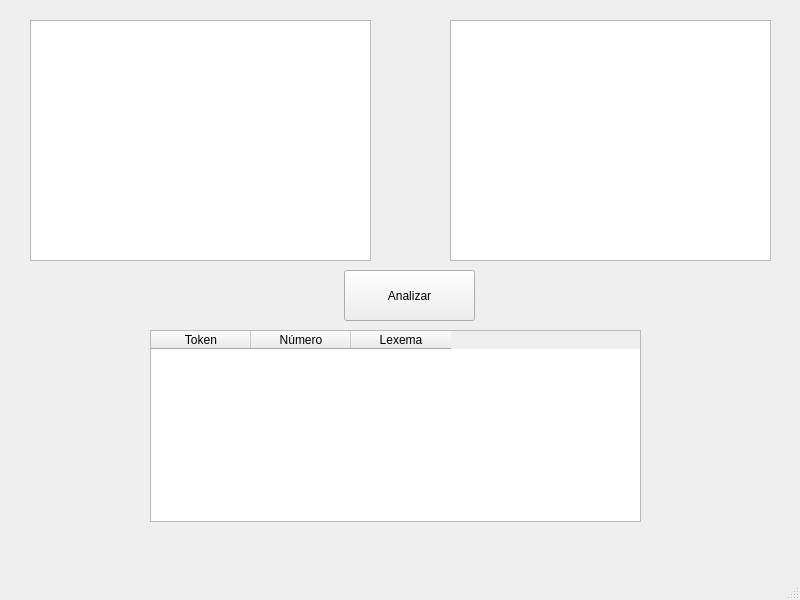
<?xml version="1.0" encoding="UTF-8"?>
<ui version="4.0">
 <class>MainWindow</class>
 <widget class="QMainWindow" name="MainWindow">
  <property name="enabled">
   <bool>true</bool>
  </property>
  <property name="geometry">
   <rect>
    <x>0</x>
    <y>0</y>
    <width>800</width>
    <height>600</height>
   </rect>
  </property>
  <property name="windowTitle">
   <string>Analizador Lexico</string>
  </property>
  <widget class="QWidget" name="centralwidget">
   <widget class="QTextEdit" name="textEdit">
    <property name="geometry">
     <rect>
      <x>30</x>
      <y>20</y>
      <width>341</width>
      <height>241</height>
     </rect>
    </property>
   </widget>
   <widget class="QTextEdit" name="textEdit_2">
    <property name="geometry">
     <rect>
      <x>450</x>
      <y>20</y>
      <width>321</width>
      <height>241</height>
     </rect>
    </property>
   </widget>
   <widget class="QPushButton" name="pushButton">
    <property name="geometry">
     <rect>
      <x>344</x>
      <y>270</y>
      <width>131</width>
      <height>51</height>
     </rect>
    </property>
    <property name="text">
     <string>Analizar</string>
    </property>
   </widget>
   <widget class="QTableWidget" name="tableWidget">
    <property name="geometry">
     <rect>
      <x>150</x>
      <y>330</y>
      <width>491</width>
      <height>192</height>
     </rect>
    </property>
    <column>
     <property name="text">
      <string>Token</string>
     </property>
    </column>
    <column>
     <property name="text">
      <string>Número</string>
     </property>
    </column>
    <column>
     <property name="text">
      <string>Lexema</string>
     </property>
    </column>
   </widget>
  </widget>
  <widget class="QMenuBar" name="menubar">
   <property name="geometry">
    <rect>
     <x>0</x>
     <y>0</y>
     <width>800</width>
     <height>22</height>
    </rect>
   </property>
  </widget>
  <widget class="QStatusBar" name="statusbar"/>
 </widget>
 <resources/>
 <connections/>
</ui>
